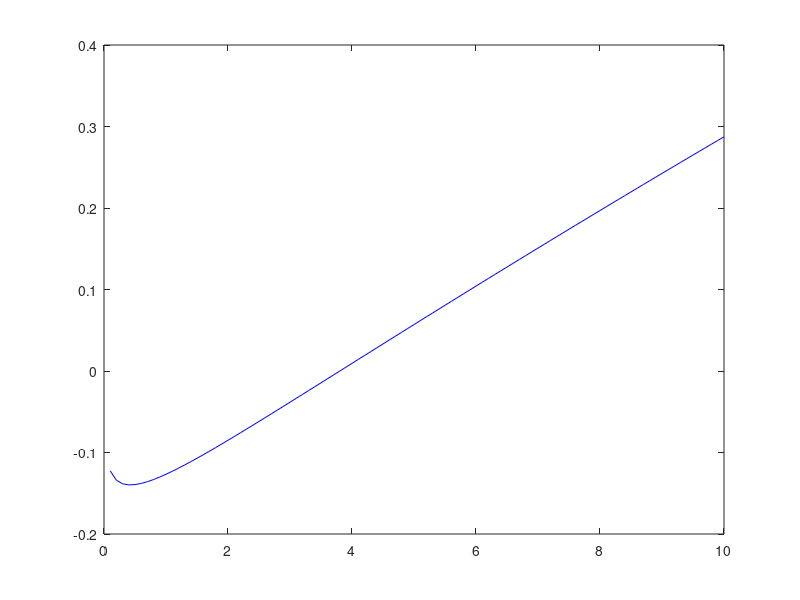

This figure's MATLAB source: (Note: this script raises an error after producing the figure.)
%% Axial Hydraulic Turbine - Preliminary Hydraulic and Blade-Row Sizing
%
% Pipeline:
%   1) Similarity-based sizing using the Cordier diagram (specific speed /
%      specific radius) to fix the operating point and runner envelope.
%   2) Radial distribution of velocity triangles (blade speed, whirl
%      component, inlet/outlet/discharge angles) between hub and tip.
%   3) Blade mean-line construction from the local inlet/outlet angles.
%   4) Thickness distribution using a modified NACA law (see
%      fit_naca_thickness.m), scaled by radial solidity.
%   5) 3-D point-cloud generation and export to a CATIA V5 Generative
%      Shape Design "Point/Spline/Loft from Excel" macro.
%
% Author: Dev Kumar
% Project: Compact Axial Hydraulic Turbine - Arts et Metiers ParisTech
% -------------------------------------------------------------------

clear; close all; clc;

turbineName = 'axial_kaplan_turbine';

%% Constants
g = 9.81; % m/s^2

%% -----------------------------------------------------------------
%  Design brief
%  -----------------------------------------------------------------
N   = 1500;         % rpm, rotational speed
Re  = 0.103;        % m, penstock / runner outer radius
Nsq = 200;           % engineering specific speed (design target class)

omega = N * 2 * pi / 60;                  % rad/s
vas   = Nsq * 2 * pi / 60 / g^0.75;        % dimensionless specific angular velocity

%% -----------------------------------------------------------------
%  Cordier-diagram sizing
%  -----------------------------------------------------------------
% Specific radius read from the digitised Kaplan branch of the Cordier
% diagram (see docs/cordier_digitisation.m for the interpolation).
Lambda = 0.701;

% Graphical solution for the design head H: intersect the two relations
%   vas   = omega * sqrt(qv) / (g*H)^0.75
%   Lambda = Re * (g*H)^0.25 / sqrt(qv)
H_scan = 0.1:0.1:10;
residual = vas / omega * (g * H_scan).^0.75 - Re / Lambda * (g * H_scan).^0.25;

figure('Name', 'Design head - graphical solution');
plot(H_scan, residual, 'b'); hold on;
yline(0, 'k-');
xlabel('H (m)'); ylabel('Residual');
title('Graphical solution used to fix the design head');

H = 3.8;                          % m, selected design head
qv = (Nsq * H^0.75 / N)^2;        % m^3/s, corresponding flow rate

fprintf('Design head H = %.2f m\n', H);
fprintf('Design flow rate qv = %.4f m^3/s\n', qv);

%% -----------------------------------------------------------------
%  Runner envelope and radial discretisation
%  -----------------------------------------------------------------
Za  = 6;      % number of blades
eta = 0.92;   % target hydraulic efficiency
T   = 0.38;   % hub-to-tip ratio Ri/Re

Ri = floor(1000 * Re * T) / 1000;   % hub radius, rounded to the mm
fprintf('Re = %.4f m, Ri = %.4f m\n', Re, Ri);

nr = 5;                              % number of radial sections
r  = floor(1000 * linspace(Ri, Re, nr)) / 1000;

%% -----------------------------------------------------------------
%  Velocity triangles and blade-row construction
%  -----------------------------------------------------------------
Ca = qv / (pi * (Re^2 - Ri^2));      % axial velocity component, m/s
fprintf('Axial velocity Ca = %.3f m/s\n', Ca);

XXX.ext = struct('R', {});
XXX.int = struct('R', {});

fprintf('\n%8s %10s %10s %10s\n', 'r [m]', 'beta_1', 'beta_2', 'alpha_2');

for u = 1:numel(r)

    % --- Local velocity triangle -----------------------------------
    U        = omega * r(u);
    Cu2_th   = -g * H / U;      % Euler relation (theoretical whirl)
    Cu2      = Cu2_th * eta;    % corrected for hydraulic efficiency

    beta_1  = atand(U / Ca);
    beta_2  = atand((U - Cu2) / Ca);
    alpha_2 = atand(Ca / Cu2);

    fprintf('%8.4f %10.4f %10.4f %10.4f\n', r(u), beta_1, beta_2, alpha_2);

    % --- Mean-line construction --------------------------------------
    xba = [0, logspace(-6, -2, 10)];  % refined leading-edge region
    xmc = linspace(0.011, 0.1, 9);    % mid-chord region
    xbf = linspace(0.11, 1, 9);       % trailing-edge region
    xx  = [xba, xmc, xbf];

    [yy, beta_i] = blade_mean_line(beta_1, beta_2, xx);

    figure(10); hold on;
    plot(xx, yy, 'r'); axis equal;
    xlabel('x / chord'); ylabel('y / chord');
    title('Unit-chord blade mean lines');

    % --- Radial thickness law (hub-thick, tip-thin) -------------------
    thicknessHub = 0.13;
    thicknessTip = 0.03;
    relativeThickness = linspace(thicknessHub, thicknessTip, nr);

    figure(11); hold on;
    plot(r, relativeThickness);
    xlabel('r (m)'); ylabel('relative thickness');
    title('Radial thickness law');

    [xp1, yp1, xp2, yp2] = apply_thickness_law(xx, yy, beta_i, relativeThickness(u));
    xp1 = xp1'; yp1 = yp1';
    xp2 = xp2'; yp2 = yp2';

    % --- Row solidity and physical scaling -----------------------------
    solidity = 0.6;                     % chord-to-pitch ratio
    chord    = solidity * (2 * pi * r(u) / Za);

    xp1 = xp1 * chord; yp1 = yp1 * chord;
    xp2 = xp2 * chord; yp2 = yp2 * chord;

    % --- Cylindrical projection onto the runner surface -----------------
    zz  = ones(size(xx')) * r(u);
    the1 = yp1 ./ unique(zz);
    the2 = yp2 ./ unique(zz);

    XXext = zeros(numel(xx), 3);
    XXint = zeros(numel(xx), 3);

    XXext(:,1) = xp1;               XXint(:,1) = xp2;
    XXext(:,2) = r(u) * cos(the1);  XXint(:,2) = r(u) * cos(the2);
    XXext(:,3) = r(u) * sin(the1);  XXint(:,3) = r(u) * sin(the2);

    % --- Blade-row replication and visualisation ------------------------
    figure(12); hold on; axis equal; view(-30, 0);
    plot3(XXext(:,1), XXext(:,2), XXext(:,3), 'b');
    plot3(XXint(:,1), XXint(:,2), XXint(:,3), 'g');
    replicate_blade_row(XXext, Za, [0 0 0]);
    replicate_blade_row(XXint, Za, [1 0 0]);
    title('Full blade-row geometry');

    XXX.ext(u).R = XXext * 1000;    % mm, for CATIA export
    XXX.int(u).R = XXint * 1000;

end

%% -----------------------------------------------------------------
%  Export point cloud for CATIA V5 (Generative Shape Design)
%  -----------------------------------------------------------------
export_name = 'blade_sections_GSD.xlsx';
export_table = {'StartLoft', '', ''};

for u = 1:nr
    export_table = [export_table; {'StartCurve', '', ''}];
    for k = 1:size(XXX.ext(u).R, 1)
        export_table = [export_table; num2cell(XXX.ext(u).R(k, :))]; %#ok<AGROW>
    end
    export_table = [export_table; {'EndCurve', '', ''}];

    export_table = [export_table; {'StartCurve', '', ''}];
    for k = 1:size(XXX.int(u).R, 1)
        export_table = [export_table; num2cell(XXX.int(u).R(k, :))]; %#ok<AGROW>
    end
    export_table = [export_table; {'EndCurve', '', ''}];
end

export_table = [export_table; {'EndLoft', '', ''}; {'End', '', ''}];

xlswrite(export_name, export_table);
fprintf('\nBlade point cloud exported to %s\n', export_name);
fprintf('Import in CATIA V5 with GSD_PointSplineLoftFromExcel.xls\n');
